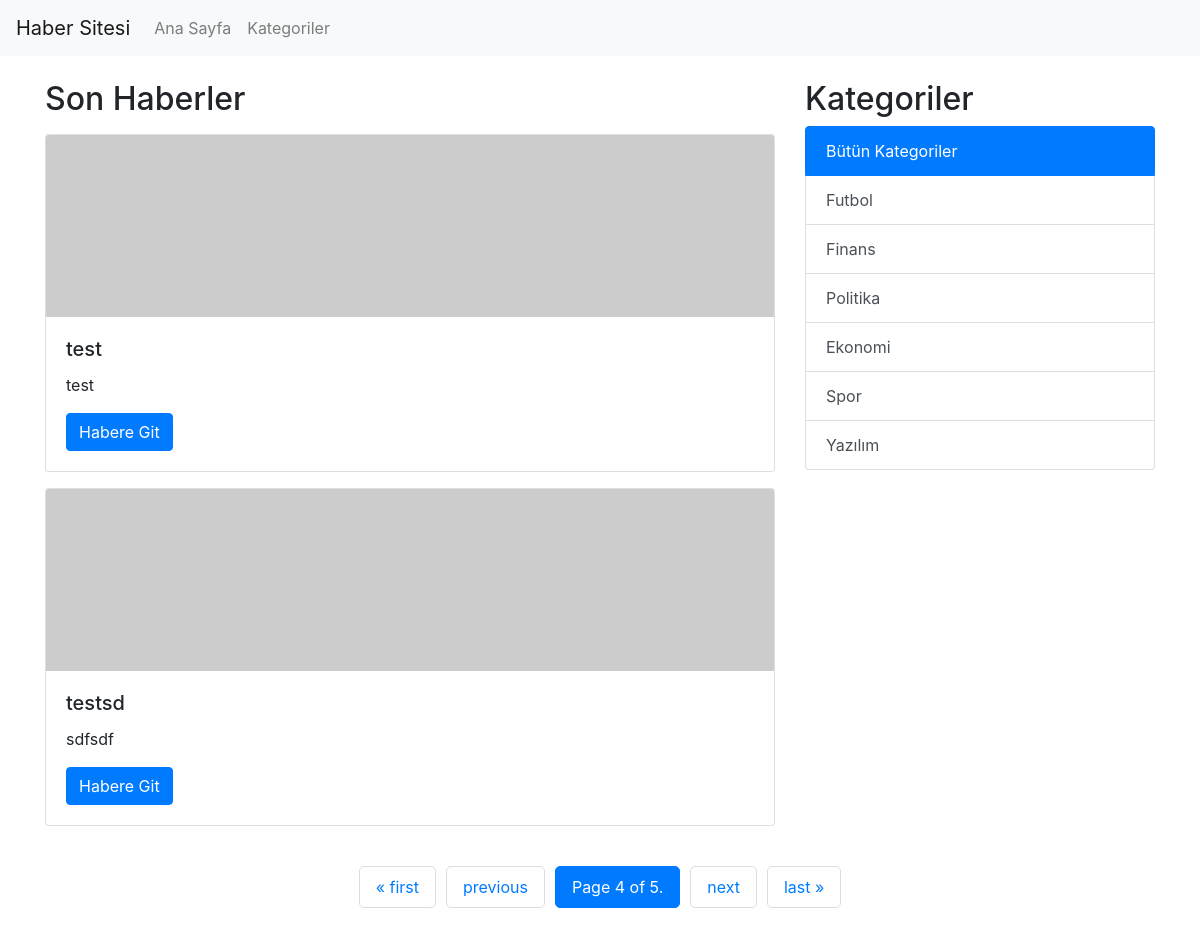
Before: /?page=4 with the older database file.
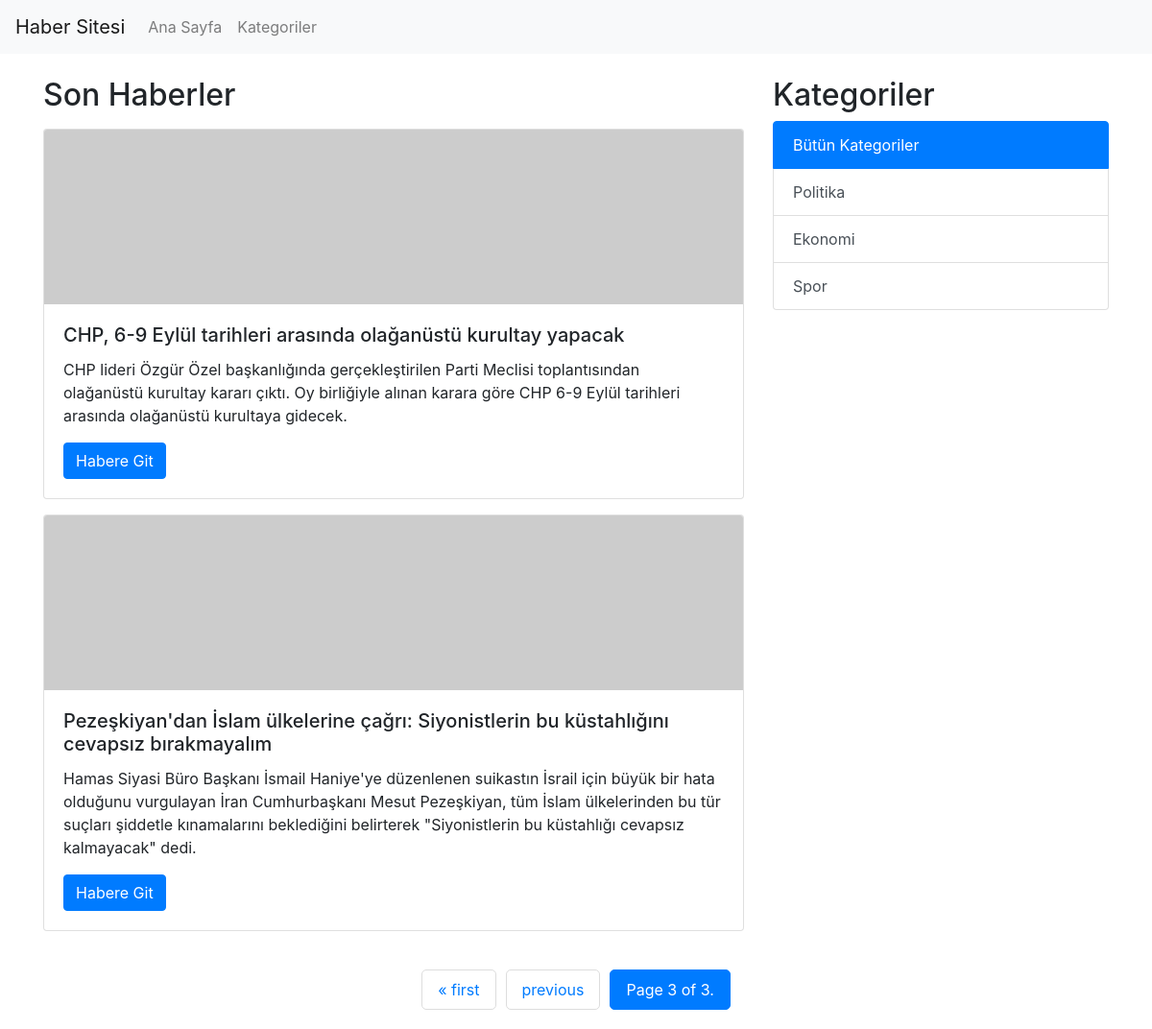
After: the same page with the newer database file.
### app/models.py (models this page shows, shortened)
class News(models.Model):
    title = models.CharField(max_length=255)
    alt_content = models.TextField(null=True)
    content = models.TextField(null=True)
    category = models.ForeignKey(Category, on_delete=models.DO_NOTHING, null=True, blank=True, related_name='newss')
    slug = models.SlugField(default="", null=False, blank=True, max_length=255)

class Category(models.Model):
    name = models.CharField(max_length=255)
    slug = models.SlugField(blank=True, default="", null=True)
    def __str__(self):
        return self.name

### app/views.py (the view, shortened to what this page needs)
# urls.py: path("",views.index,name="index"),
def index(request):
    select_news = ""
    news = News.objects.all()
    categories = Category.objects.all()
    visitor = Visitor.objects.get(session_key=request.session.session_key)
    paginator = Paginator(news, 2)
    page_number = request.GET.get('page')
    page_obj = paginator.get_page(page_number)
    return render(request, 'app/index.html', {'page_obj': page_obj, "selected_news":select_news, "categories":categories})

### templates/app/index.html (shortened to what this page needs)
{% extends "../partials/layout.html" %}
{% load static %}
{% block head %}
<link href="https://stackpath.bootstrapcdn.com/bootstrap/4.5.2/css/bootstrap.min.css" rel="stylesheet">
<link href="{% static "css/style.css" %}" rel="stylesheet">
{% endblock %}
{% block content %}
{% include "partials/_navbar.html" %}
<div class="container mt-4">
    <div class="row">
        <div class="col-md-8">
            <h2 class='mb-3'>Son Haberler</h2>
            <div class="news-item">
                {% if page_obj.number == 1 %}
                    {% if selected_news != "" %}
                        {% for new in selected_news %}
                        <div class="card mb-3" style="">
                            <img src="https://picsum.photos/200/50" class="card-img-top" alt="...">
                            <div class="card-body">
                            <h5 class="card-title">{{ new.title }}</h5>
                            <p class="card-text">{{ new.alt_content }}</p>
                            <a href="/news/{{ new.slug }}" class="btn btn-primary">Habere Git</a>
                            <input type="hidden" name="category" value="{{ new.category }}">
                            </div>
                        </div>
                        {% endfor %}
                    {% else %}
                        {% for new in page_obj %}
                        <div class="card mb-3" style="">
                            <img src="https://picsum.photos/200/50" class="card-img-top" alt="...">
                            <div class="card-body">
                            <h5 class="card-title">{{ new.title }}</h5>
                            <p class="card-text">{{ new.alt_content }}</p>
                            <a href="/news/{{ new.slug }}" class="btn btn-primary">Habere Git</a>
                            <input type="hidden" name="category" value="{{ new.category }}">
                            </div>
                        </div>
                        {% endfor %}
                    {% endif %}
                {% else %}
                    {% for new in page_obj %}
                    <div class="card mb-3" style="">
                        <img src="https://picsum.photos/200/50" class="card-img-top" alt="...">
                        <div class="card-body">
                        <h5 class="card-title">{{ new.title }}</h5>
                        <p class="card-text">{{ new.alt_content }}</p>
                        <a href="/news/{{ new.slug }}" class="btn btn-primary">Habere Git</a>
                        </div>
                    </div>
                    {% endfor %}
                {% endif %}
            </div>
        </div>
        <div class="col-md-4">
            <h2>Kategoriler</h2>
            <div class="list-group">
                <a href="/" class="list-group-item list-group-item-action {% if selected_category == none %}active{% endif %}" >Bütün Kategoriler</a>
                {% for category in categories %}
                    <a href="/news/category/{{ category.slug }}" class="list-group-item list-group-item-action {% if category.id == selected_category %}activate{% endif %}" >{{category.name}}</a>
                {% endfor %}
            </div>
        </div>
    </div>
</div>
{% include "../partials/_pagination.html" %}
{% endblock %}

### templates/partials/layout.html (shortened to what this page needs)
<!DOCTYPE html>
<html lang="tr">
<head>
    {% block head %}
    {% endblock %}
</head>
<body>
    {% block content %}
    {% endblock %}
</body>
</html>

### templates/partials/_navbar.html (shortened to what this page needs)
<nav class="navbar navbar-expand-lg navbar-light bg-light">
    <a class="navbar-brand" href="/">Haber Sitesi</a>
    <div class="collapse navbar-collapse" id="navbarNav">
        <ul class="navbar-nav">
            <li class="nav-item"><a class="nav-link" href="/">Ana Sayfa</a></li>
            <li class="nav-item"><a class="nav-link" href="/categories">Kategoriler</a></li>
        </ul>
    </div>
</nav>

### templates/partials/_pagination.html
<div class="pagination">
    <span class="step-links">
        {% if page_obj.has_previous %}
            <a href="?page=1">&laquo; first</a>
            <a href="?page={{ page_obj.previous_page_number }}">previous</a>
        {% endif %}
        <span class="current">
            Page {{ page_obj.number }} of {{ page_obj.paginator.num_pages }}.
        </span>
        {% if page_obj.has_next %}
            <a href="?page={{ page_obj.next_page_number }}">next</a>
            <a href="?page={{ page_obj.paginator.num_pages }}">last &raquo;</a>
        {% endif %}
    </span>
</div>

### app/static/css/style.css (style rules this page uses)
.pagination { display: flex; justify-content: center; margin: 20px 0; }
.pagination .step-links { display: flex; list-style-type: none; padding: 0; }
.pagination .step-links a, .pagination .step-links span { margin: 0 5px; padding: 8px 16px; text-decoration: none; border: 1px solid #ddd; color: #007bff; background-color: #fff; border-radius: 5px; }
.pagination .step-links .current { background-color: #007bff; color: #fff; border: 1px solid #007bff; }

### templates/app/index.html (style rules this page uses)
.news-item { margin-bottom: 20px; }

Changed rows visible on the page:
removed News: title "test", alt_content "test"
removed News: title "testsd", alt_content "sdfsdf"
removed Category: name "Futbol"
removed Category: name "Finans"
removed Category: name "Yazılım"
now on this page (row unchanged): News: title "CHP, 6-9 Eylül tarihleri arasında olağanüstü kurultay yapacak", alt_content "CHP lideri Özgür Özel başkanlığında gerçekleştirilen Parti Meclisi toplantısından olağanüstü kurultay kararı çıktı. Oy birliğiyle alınan karara göre CHP 6-9 Eylül tarihleri arasında olağanüstü kurultaya gidecek."
now on this page (row unchanged): News: title "Pezeşkiyan'dan İslam ülkelerine çağrı: Siyonistlerin bu küstahlığını cevapsız bırakmayalım", alt_content "Hamas Siyasi Büro Başkanı İsmail Haniye'ye düzenlenen suikastın İsrail için büyük bir hata olduğunu vurgulayan İran Cumhurbaşkanı Mesut Pezeşkiyan, tüm İslam ülkelerinden bu tür suçları şiddetle kınamalarını beklediğini belirterek \"Siyonistlerin bu küstahlığı cevapsız kalmayacak\" dedi."
Other visible differences:
{{ page_obj.number }}: "4" → "3"
{{ page_obj.paginator.num_pages }}: "5" → "3"
text no longer shown: "next last »"
